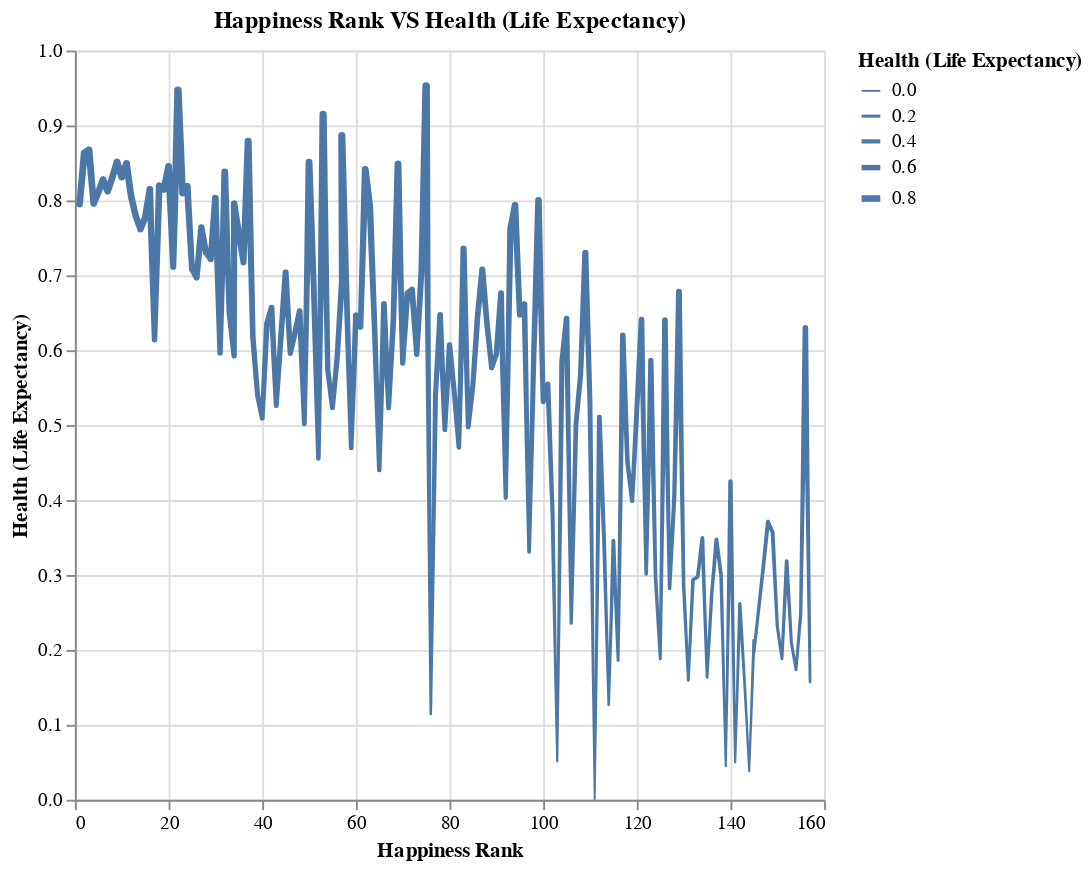

Source (notebook cell):
### Markdown cell above
### Happiness Ranks vs Health (Life Expectancy)

### Code cell
healthVSHappiness = alt.Chart(df_sorted,title='Happiness Rank VS Health (Life Expectancy)').mark_trail().encode(
    x='Happiness Rank:Q',
    y='Health (Life Expectancy)',
    size='Health (Life Expectancy)',
).properties(width=400,height=400).interactive()

healthVSHappiness.save('./plot_htmls/healthVSHappiness.html', embed_options={'renderer':'svg'})
healthVSHappiness.save('./screenshots/healthVSHappiness.png')
healthVSHappiness

### Figure 1 — Vega-Lite specification as saved in the notebook (floating-point values rounded to 4 significant figures; data arrays with more than 128 entries replaced by an {"elided": "..."} marker saying what was removed)
{"config": {"view": {"continuousWidth": 300, "continuousHeight": 300}}, "data": {"name": "data-5e601643f147ccceb8cef2df73f91dfd"}, "mark": {"type": "trail"}, "encoding": {"size": {"field": "Health (Life Expectancy)", "type": "quantitative"}, "x": {"field": "Happiness Rank", "type": "quantitative"}, "y": {"field": "Health (Life Expectancy)", "type": "quantitative"}}, "height": 400, "params": [{"name": "param_36", "select": {"type": "interval", "encodings": ["x", "y"]}, "bind": "scales"}], "title": "Happiness Rank VS Health (Life Expectancy)", "width": 400, "$schema": "https://vega.github.io/schema/vega-lite/v5.16.3.json", "datasets": {"data-5e601643f147ccceb8cef2df73f91dfd": {"elided": "157 records"}}}
